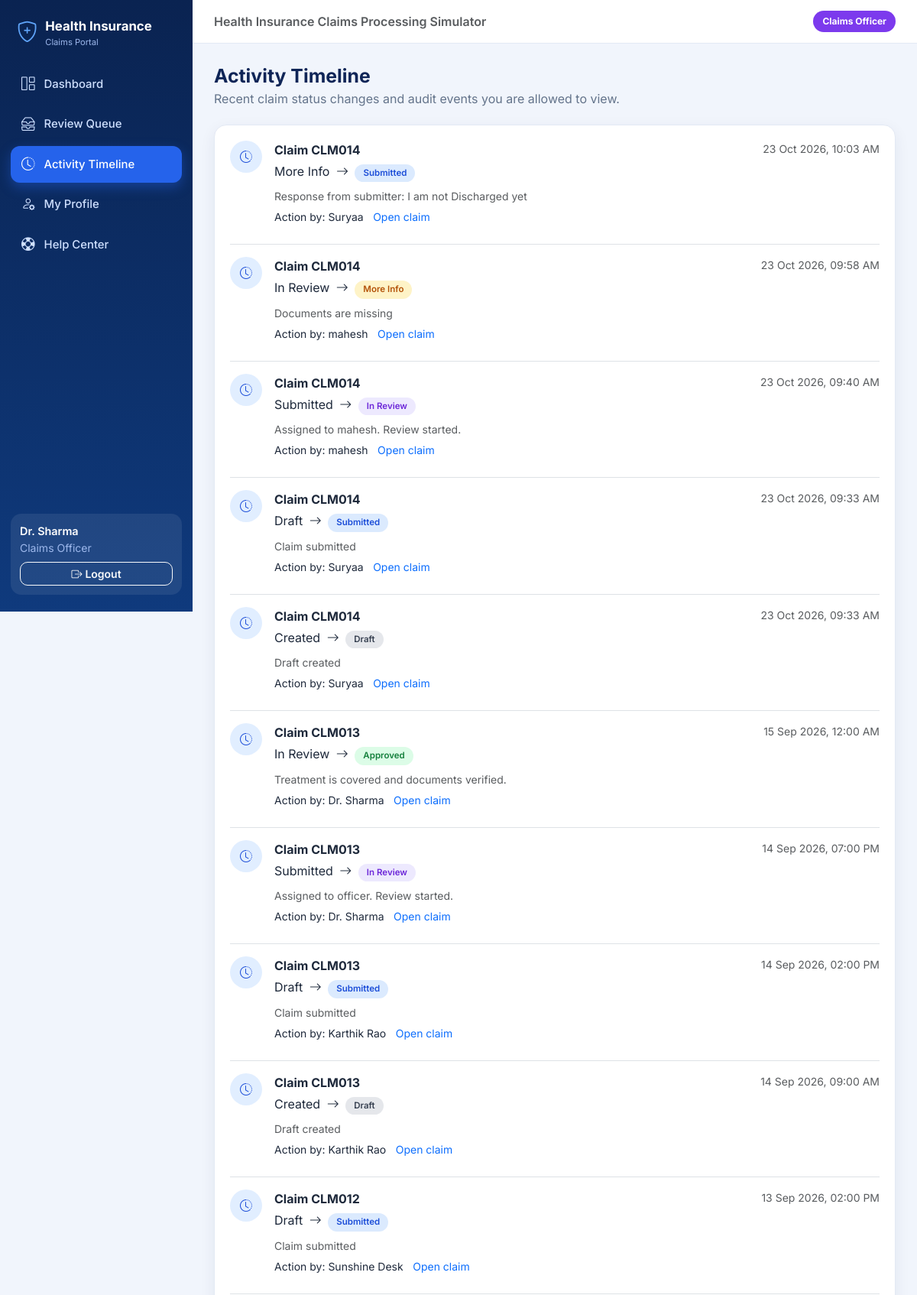
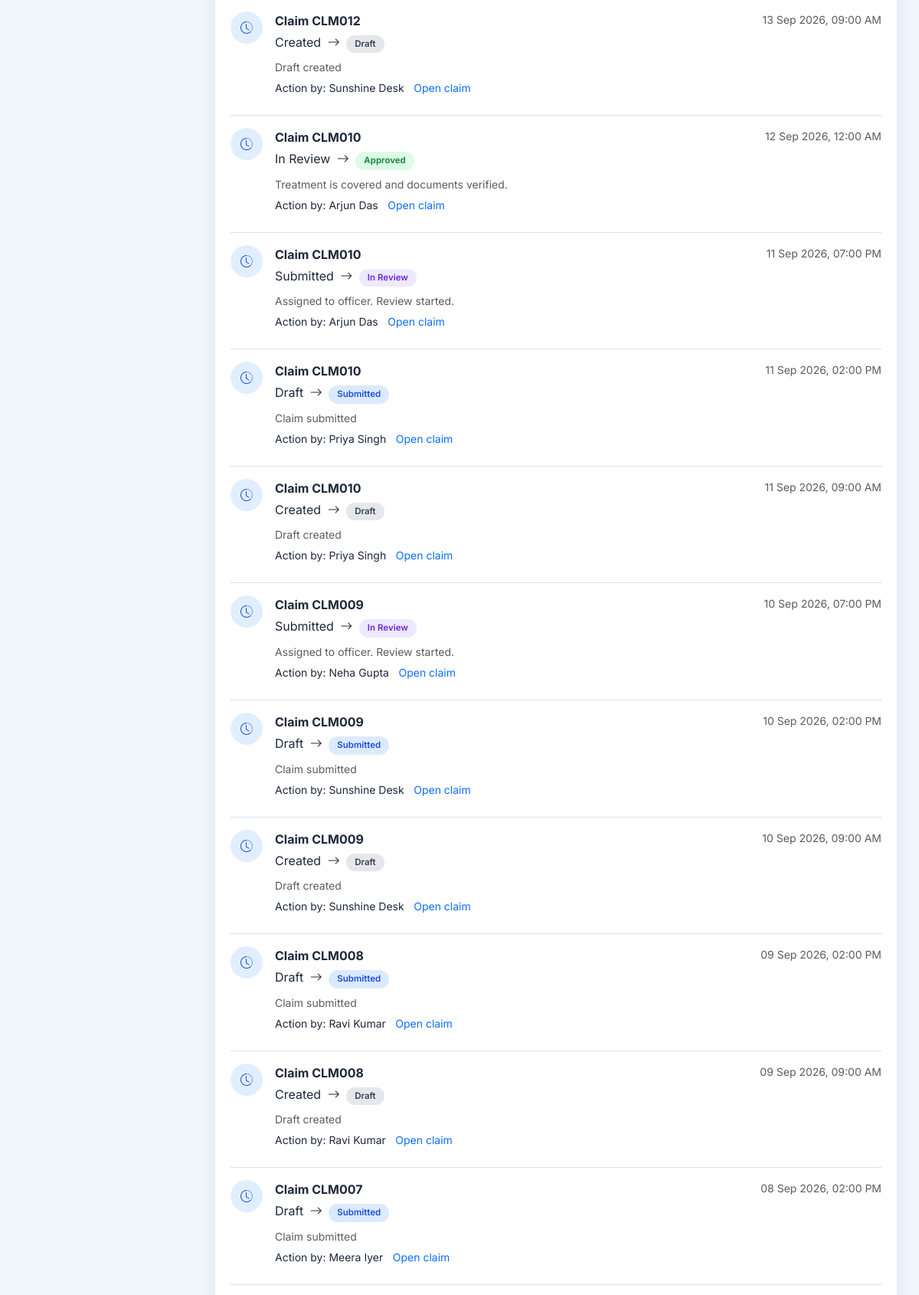
Page /activity (signed in, upper part) on the committed database (2 pictures, top to bottom).
### models.py (models this page shows, shortened)
class User(db.Model):
    __tablename__ = "users"
    id = db.Column(db.Integer, primary_key=True)
    username = db.Column(db.String(50), nullable=False, unique=True)
    password_hash = db.Column(db.String(255), nullable=False)
    display_name = db.Column(db.String(100), nullable=False)
    role = db.Column(db.String(30), nullable=False, index=True)
    hospital_id = db.Column(db.Integer, db.ForeignKey("hospitals.id"), nullable=True)
    hospital = db.relationship("Hospital")

class ClaimHistory(db.Model):
    __tablename__ = "claim_history"
    id = db.Column(db.Integer, primary_key=True)
    claim_id = db.Column(db.Integer, db.ForeignKey("claims.id"), nullable=False, index=True)
    actor_user_id = db.Column(db.Integer, db.ForeignKey("users.id"), nullable=False)
    from_status = db.Column(db.String(20), nullable=True)  # empty for the very first event
    to_status = db.Column(db.String(20), nullable=False)
    note = db.Column(db.Text)
    timestamp = db.Column(db.DateTime, nullable=False, default=now)
    policy_id = db.Column(db.Integer, nullable=True, index=True)
    member_id = db.Column(db.Integer, nullable=True, index=True)
    event_type = db.Column(db.String(60), nullable=False, default="status_change")
    claim = db.relationship("Claim", back_populates="history")
    actor = db.relationship("User")

class Claim(db.Model):
    __tablename__ = "claims"
    id = db.Column(db.Integer, primary_key=True)
    policy_id = db.Column(db.Integer, db.ForeignKey("policies.id"), nullable=False, index=True)
    member_id = db.Column(db.Integer, db.ForeignKey("members.id"), nullable=False, index=True)
    hospital_id = db.Column(db.Integer, db.ForeignKey("hospitals.id"), nullable=False, index=True)
    created_by_user_id = db.Column(db.Integer, db.ForeignKey("users.id"), nullable=False)
    claim_type = db.Column(db.String(20), nullable=False, index=True)
    treatment_type = db.Column(db.String(80), nullable=False)
    admission_date = db.Column(db.Date, nullable=False)
    discharge_date = db.Column(db.Date, nullable=False)
    requested_amount = db.Column(db.Numeric(12, 2), nullable=False)
    eligible_amount = db.Column(db.Numeric(12, 2), nullable=True)
    status = db.Column(db.String(20), nullable=False, default="draft", index=True)
    officer_user_id = db.Column(db.Integer, db.ForeignKey("users.id"), nullable=True, index=True)
    description = db.Column(db.Text)
    __table_args__ = (
        db.ForeignKeyConstraint(["member_id", "policy_id"], ["members.id", "members.policy_id"],
                                name="fk_claim_member_same_policy"),
    )
    policy = db.relationship("Policy", foreign_keys=[policy_id])
    member = db.relationship("Member", foreign_keys=[member_id])
    hospital = db.relationship("Hospital")
    creator = db.relationship("User", foreign_keys=[created_by_user_id])
    officer = db.relationship("User", foreign_keys=[officer_user_id])
    documents = db.relationship("ClaimDocument", back_populates="claim", order_by="ClaimDocument.id",
                                cascade="all, delete-orphan")
    history = db.relationship("ClaimHistory", back_populates="claim",
                              order_by="ClaimHistory.timestamp, ClaimHistory.id")
    files = db.relationship("ClaimFile", back_populates="claim", order_by="ClaimFile.created_at")
    settlement = db.relationship("Settlement", back_populates="claim", uselist=False)
    @property
    def code(self):
        return f"CLM{self.id:03d}"

### routes/extras.py (the view)
@bp.route("/activity")
@login_required
def activity():
    try:
        visible_claim_ids = [claim.id for claim in claims_for_user(g.user).all()]
        events = []
        if visible_claim_ids:
            events = (ClaimHistory.query
                      .filter(ClaimHistory.claim_id.in_(visible_claim_ids))
                      .order_by(ClaimHistory.timestamp.desc(), ClaimHistory.id.desc())
                      .limit(100).all())
        return render_template("extras/activity.html", events=events)
    except SQLAlchemyError:
        db.session.rollback()
        current_app.logger.exception("Activity timeline database error")
        flash("Activity could not be loaded right now.", "danger")
        return render_template("extras/activity.html", events=[])

### routes/auth.py (called while the page is built)
@bp.before_app_request
def load_current_user():
    user_id = session.get("user_id")
    g.user = db.session.get(User, user_id) if user_id else None

def role_required(*roles):
    def decorator(view):
        @wraps(view)
        def wrapped(*args, **kwargs):
            if g.user is None:
                flash("Please log in to continue.", "warning")
                return redirect(url_for("auth.login"))
            if g.user.role not in roles:
                abort(403)
            return view(*args, **kwargs)
        return wrapped
    return decorator

### services/claim_workflow.py (called while the page is built)
def claims_for_user(user):
    query = (Claim.query
             .join(Member, Claim.member_id == Member.id)
             .join(Policy, Claim.policy_id == Policy.id))
    if user.role == "policyholder":
        query = query.filter(Policy.holder_user_id == user.id,
                             or_(Claim.status != "draft", Claim.created_by_user_id == user.id))
    elif user.role == "hospital_desk":
        query = query.filter(Claim.hospital_id == user.hospital_id)
    else:  # claims officer / administrator never see drafts
        query = query.filter(Claim.status != "draft")
    return query

### templates/extras/activity.html (shortened to what this page needs)
{% extends "base.html" %}
{% from "_macros.html" import status_badge with context %}
{% block content %}
<div class="page-head">
  <div><h1>Activity Timeline</h1><p>Recent claim status changes and audit events you are allowed to view.</p></div>
</div>
<div class="card-box">
  {% if events %}
  <div class="timeline-list">
    {% for event in events %}
    <div class="d-flex gap-3 pb-4 mb-3 border-bottom">
      <div class="rounded-circle d-grid flex-shrink-0" style="place-items:center;width:42px;height:42px;background:#e1eeff;color:#1d4ed8;">
        <i class="bi bi-clock-history"></i>
      </div>
      <div class="flex-grow-1">
        <div class="d-flex flex-wrap justify-content-between gap-2">
          <strong>Claim {{ event.claim.code }}</strong>
          <small class="text-muted">{{ event.timestamp.strftime('%d %b %Y, %I:%M %p') if event.timestamp else 'Timestamp unavailable' }}</small>
        </div>
        <div class="mt-1">
          {% if event.from_status %}{{ event.from_status|replace('_',' ')|title }}{% else %}Created{% endif %}
          <i class="bi bi-arrow-right mx-1"></i>
          {{ status_badge(event.to_status) }}
        </div>
        <p class="text-muted small mt-2 mb-1">{{ event.note or 'No additional note was recorded.' }}</p>
        <span class="small">Action by: {{ event.actor.display_name if event.actor else 'System' }}</span>
        <a class="small ms-2" href="{{ url_for('claims.detail', claim_id=event.claim_id) }}">Open claim</a>
      </div>
    </div>
    {% endfor %}
  </div>
  {% else %}
  <div class="empty-state"><i class="bi bi-clock-history"></i>No activity is available for your account yet.</div>
  {% endif %}
</div>
{% endblock %}

### templates/base.html (shortened to what this page needs)
<!doctype html>
<html lang="en">
<head>
  <link href="https://cdn.jsdelivr.net/npm/bootstrap@5.3.3/dist/css/bootstrap.min.css" rel="stylesheet">
  <link href="https://cdn.jsdelivr.net/npm/bootstrap-icons@1.11.3/font/bootstrap-icons.min.css" rel="stylesheet">
  <link href="{{ url_for('static', filename='css/style.css') }}" rel="stylesheet">
</head>
<body>
<div class="{{ 'app-shell' if g.user }}">
  {% if g.user %}
  <aside class="sidebar" id="sidebar">
    <div class="brand"><i class="bi bi-shield-plus"></i><div>Health Insurance<small>Claims Portal</small></div></div>
    <nav aria-label="Main menu">
      {% for label, endpoint, icon, others in nav_items %}
        <a class="nav-link-item {{ 'active' if request.endpoint == endpoint or request.endpoint in others }}"
           href="{{ url_for(endpoint) }}"><i class="bi {{ icon }}"></i>{{ label }}</a>
      {% endfor %}
    </nav>
    <div class="sidebar-user">
      <div class="name">{{ g.user.display_name }}</div>
      <div class="small mb-2" style="color:#9db8ec">{{ ROLE_LABELS[g.user.role] }}{% if g.user.hospital %} · {{ g.user.hospital.name }}{% endif %}</div>
      <form method="post" action="{{ url_for('auth.logout') }}">
        <button class="btn btn-sm btn-outline-light w-100"><i class="bi bi-box-arrow-right me-1"></i>Logout</button>
      </form>
    </div>
  </aside>
  {% endif %}
  <div class="main-area">
    {% if g.user %}
    <header class="topbar">
      <span class="fw-semibold text-muted d-none d-md-inline">Health Insurance Claims Processing Simulator</span>
      <span class="role-chip role-{{ g.user.role }}">{{ ROLE_LABELS[g.user.role] }}</span>
    </header>
    {% endif %}
    <main class="{{ 'content' if g.user }}">
      {% block content %}{% endblock %}
    </main>
  </div>
</div>
</body>
</html>

### templates/_macros.html (shortened to what this page needs)
{% macro status_badge(status) %}
<span class="badge status-{{ status }}">{{ status|replace('_', ' ')|title }}</span>
{% endmacro %}

### static/css/style.css (style rules this page uses)
:root { --navy: #0a2351; --navy-2: #0f3a7d; --blue: #2563eb; --blue-dark: #1d4ed8; --bg: #f1f5fc; --card: #ffffff; --text: #1e293b; --muted: #64748b; --border: #e3e9f4; --radius: 16px; --shadow: 0 6px 20px rgba(15, 42, 91, .07); }
body { font-family: 'Inter', system-ui, -apple-system, 'Segoe UI', sans-serif; background: var(--bg); color: var(--text); }
a { text-decoration: none; }
h1, h2, h3, h4 { font-weight: 700; color: #0f2557; }
.app-shell { display: flex; min-height: 100vh; }
.sidebar { width: 252px; flex-shrink: 0; background: linear-gradient(180deg, var(--navy) 0%, var(--navy-2) 100%); color: #cfe0ff; position: sticky; top: 0; height: 100vh; display: flex; flex-direction: column; padding: 22px 14px; }
.brand { display: flex; align-items: center; gap: 10px; color: #fff; font-weight: 700; font-size: 1.05rem; padding: 0 8px 22px; }
.brand i { font-size: 1.7rem; color: #60a5fa; }
.brand small { display: block; font-weight: 400; font-size: .7rem; color: #9db8ec; }
.nav-link-item { display: flex; align-items: center; gap: 12px; color: #cfe0ff; padding: 11px 14px; border-radius: 12px; margin-bottom: 4px; font-weight: 500; font-size: .93rem; transition: all .15s; }
.nav-link-item.active { background: var(--blue); color: #fff; box-shadow: 0 6px 16px rgba(37,99,235,.4); }
.nav-link-item i { font-size: 1.1rem; }
.sidebar-user { margin-top: auto; background: rgba(255,255,255,.08); border-radius: 14px; padding: 12px; }
.sidebar-user .name { color: #fff; font-weight: 600; font-size: .9rem; }
.main-area { flex: 1; min-width: 0; display: flex; flex-direction: column; }
.topbar { display: flex; align-items: center; justify-content: space-between; padding: 14px 28px; background: #fff; border-bottom: 1px solid var(--border); position: sticky; top: 0; z-index: 20; }
.content { padding: 28px; max-width: 1280px; width: 100%; }
.card-box { background: var(--card); border: 1px solid var(--border); border-radius: var(--radius); box-shadow: var(--shadow); padding: 20px; }
.page-head { display: flex; flex-wrap: wrap; justify-content: space-between; align-items: center; gap: 12px; margin-bottom: 22px; }
.page-head h1 { font-size: 1.55rem; margin: 0; }
.page-head p { margin: 2px 0 0; color: var(--muted); }
.badge[class*="status-"] { font-weight: 600; padding: 6px 11px; border-radius: 999px; font-size: .72rem; }
.status-draft { background: #e5e7eb; color: #374151; }
.status-submitted { background: #dbeafe; color: #1d4ed8; }
.status-in_review { background: #ede9fe; color: #6d28d9; }
.status-more_info { background: #fef3c7; color: #b45309; }
.status-approved { background: #dcfce7; color: #15803d; }
.role-chip { padding: 5px 12px; border-radius: 999px; font-size: .75rem; font-weight: 700; color: #fff; }
.role-claims_officer { background: #7c3aed; }
.btn { border-radius: 10px; font-weight: 600; }

### rows in the picture
User: user.display_name "Dr. Sharma", role "Claims Officer"
ClaimHistory: claim.code "CLM014", timestamp "23 Oct 2026, 10:03 AM", from_status "More Info", to_status "Submitted", note "Response from submitter: I am not Discharged yet", actor "Suryaa"
ClaimHistory: claim.code "CLM014", timestamp "23 Oct 2026, 09:58 AM", from_status "In Review", to_status "More Info", note "Documents are missing", actor "mahesh"
ClaimHistory: claim.code "CLM014", timestamp "23 Oct 2026, 09:40 AM", from_status "Submitted", to_status "In Review", note "Assigned to mahesh. Review started.", actor "mahesh"
ClaimHistory: claim.code "CLM014", timestamp "23 Oct 2026, 09:33 AM", from_status "Draft", to_status "Submitted", note "Claim submitted", actor "Suryaa"
ClaimHistory: claim.code "CLM014", timestamp "23 Oct 2026, 09:33 AM", shows "Created", to_status "Draft", note "Draft created", actor "Suryaa"
ClaimHistory: claim.code "CLM013", timestamp "15 Sep 2026, 12:00 AM", from_status "In Review", to_status "Approved", note "Treatment is covered and documents verified.", actor "Dr. Sharma"
ClaimHistory: claim.code "CLM013", timestamp "14 Sep 2026, 07:00 PM", from_status "Submitted", to_status "In Review", note "Assigned to officer. Review started.", actor "Dr. Sharma"
ClaimHistory: claim.code "CLM013", timestamp "14 Sep 2026, 02:00 PM", from_status "Draft", to_status "Submitted", note "Claim submitted", actor "Karthik Rao"
ClaimHistory: claim.code "CLM013", timestamp "14 Sep 2026, 09:00 AM", shows "Created", to_status "Draft", note "Draft created", actor "Karthik Rao"
ClaimHistory: claim.code "CLM012", timestamp "13 Sep 2026, 02:00 PM", from_status "Draft", to_status "Submitted", note "Claim submitted", actor "Sunshine Desk"
ClaimHistory: claim.code "CLM012", timestamp "13 Sep 2026, 09:00 AM", shows "Created", to_status "Draft", note "Draft created", actor "Sunshine Desk"
ClaimHistory: claim.code "CLM010", timestamp "12 Sep 2026, 12:00 AM", from_status "In Review", to_status "Approved", note "Treatment is covered and documents verified.", actor "Arjun Das"
ClaimHistory: claim.code "CLM010", timestamp "11 Sep 2026, 07:00 PM", from_status "Submitted", to_status "In Review", note "Assigned to officer. Review started.", actor "Arjun Das"
ClaimHistory: claim.code "CLM010", timestamp "11 Sep 2026, 02:00 PM", from_status "Draft", to_status "Submitted", note "Claim submitted", actor "Priya Singh"
ClaimHistory: claim.code "CLM010", timestamp "11 Sep 2026, 09:00 AM", shows "Created", to_status "Draft", note "Draft created", actor "Priya Singh"
ClaimHistory: claim.code "CLM009", timestamp "10 Sep 2026, 07:00 PM", from_status "Submitted", to_status "In Review", note "Assigned to officer. Review started.", actor "Neha Gupta"
ClaimHistory: claim.code "CLM009", timestamp "10 Sep 2026, 02:00 PM", from_status "Draft", to_status "Submitted", note "Claim submitted", actor "Sunshine Desk"
ClaimHistory: claim.code "CLM009", timestamp "10 Sep 2026, 09:00 AM", shows "Created", to_status "Draft", note "Draft created", actor "Sunshine Desk"
ClaimHistory: claim.code "CLM008", timestamp "09 Sep 2026, 02:00 PM", from_status "Draft", to_status "Submitted", note "Claim submitted", actor "Ravi Kumar"
ClaimHistory: claim.code "CLM008", timestamp "09 Sep 2026, 09:00 AM", shows "Created", to_status "Draft", note "Draft created", actor "Ravi Kumar"
ClaimHistory: claim.code "CLM007", timestamp "08 Sep 2026, 02:00 PM", from_status "Draft", to_status "Submitted", note "Claim submitted", actor "Meera Iyer"

### other values in the picture
{{ label }} "Dashboard" "Review Queue" "Activity Timeline" "My Profile" "Help Center"
